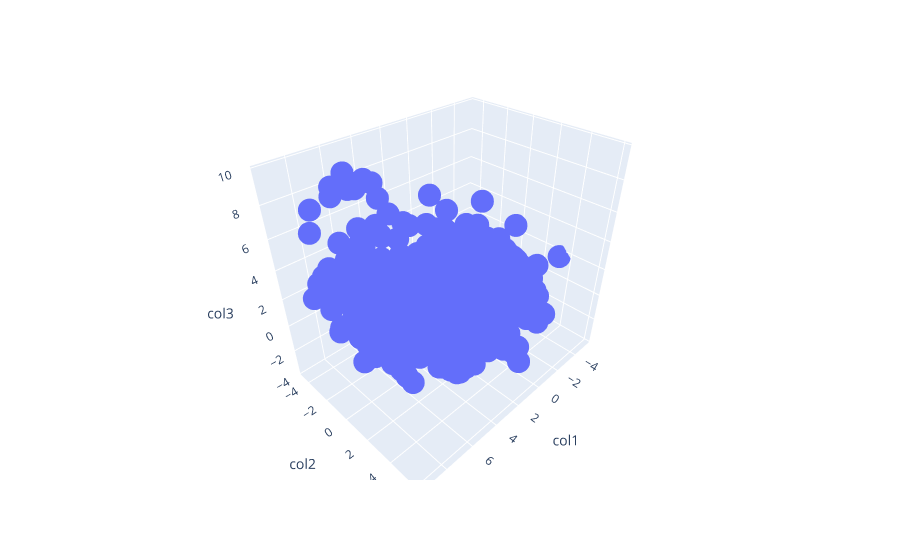

The notebook cell this image was saved under:
### Code cell
# 3D Scatter Plot
fig = px.scatter_3d(pca_data, x='col1', y='col2', z='col3')
fig.show()

### Figure 1 — Plotly figure (JSON) as saved in the notebook; plotly's stock layout.template omitted (floating-point values rounded to 4 significant figures; data arrays with more than 128 entries replaced by an {"elided": "..."} marker saying what was removed)
{"data": [{"hovertemplate": "col1=%{x}<br>col2=%{y}<br>col3=%{z}<extra></extra>", "legendgroup": "", "marker": {"color": "#636efa", "symbol": "circle"}, "mode": "markers", "name": "", "scene": "scene", "showlegend": false, "type": "scatter3d", "x": {"elided": "2236 float values"}, "y": {"elided": "2236 float values"}, "z": {"elided": "2236 float values"}}], "layout": {"legend": {"tracegroupgap": 0}, "margin": {"t": 60}, "scene": {"domain": {"x": [0, 1], "y": [0, 1]}, "xaxis": {"title": {"text": "col1"}}, "yaxis": {"title": {"text": "col2"}}, "zaxis": {"title": {"text": "col3"}}}}}
